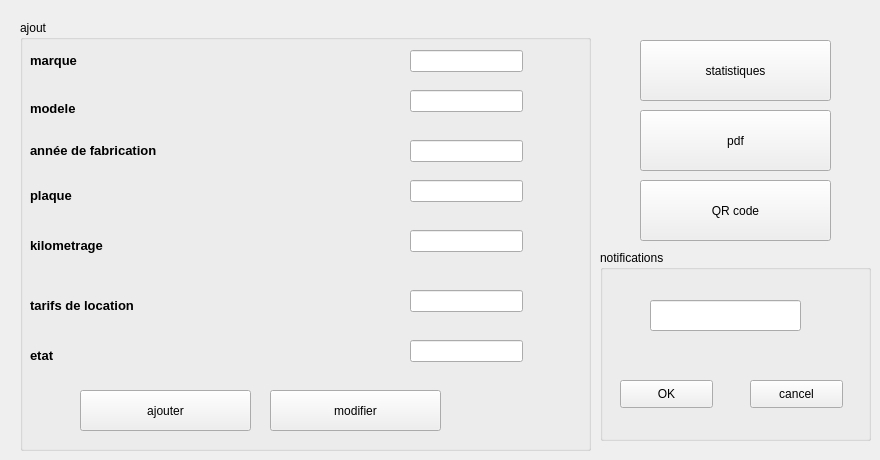
      <widget class="QWidget" name="tab_13">
       <attribute name="title">
        <string>ajouter une voiture</string>
       </attribute>
       <widget class="QGroupBox" name="groupBox_6">
        <property name="geometry">
         <rect>
          <x>20</x>
          <y>20</y>
          <width>571</width>
          <height>431</height>
         </rect>
        </property>
        <property name="title">
         <string>ajout</string>
        </property>
        <widget class="QLabel" name="label_56">
         <property name="geometry">
          <rect>
           <x>10</x>
           <y>30</y>
           <width>81</width>
           <height>21</height>
          </rect>
         </property>
         <property name="font">
          <font>
           <pointsize>10</pointsize>
           <weight>75</weight>
           <bold>true</bold>
          </font>
         </property>
         <property name="text">
          <string>marque</string>
         </property>
        </widget>
        <widget class="QLineEdit" name="le_marque">
         <property name="geometry">
          <rect>
           <x>390</x>
           <y>30</y>
           <width>113</width>
           <height>22</height>
          </rect>
         </property>
        </widget>
        <widget class="QLabel" name="label_57">
         <property name="geometry">
          <rect>
           <x>10</x>
           <y>80</y>
           <width>71</width>
           <height>16</height>
          </rect>
         </property>
         <property name="font">
          <font>
           <pointsize>10</pointsize>
           <weight>75</weight>
           <bold>true</bold>
          </font>
         </property>
         <property name="text">
          <string>modele</string>
         </property>
        </widget>
        <widget class="QLineEdit" name="le_modele">
         <property name="geometry">
          <rect>
           <x>390</x>
           <y>70</y>
           <width>113</width>
           <height>22</height>
          </rect>
         </property>
        </widget>
        <widget class="QLabel" name="label_59">
         <property name="geometry">
          <rect>
           <x>10</x>
           <y>120</y>
           <width>201</width>
           <height>21</height>
          </rect>
         </property>
         <property name="font">
          <font>
           <pointsize>10</pointsize>
           <weight>75</weight>
           <bold>true</bold>
          </font>
         </property>
         <property name="text">
          <string>année de fabrication</string>
         </property>
        </widget>
        <widget class="QLineEdit" name="le_afb">
         <property name="geometry">
          <rect>
           <x>390</x>
           <y>120</y>
           <width>113</width>
           <height>22</height>
          </rect>
         </property>
        </widget>
        <widget class="QLabel" name="label_58">
         <property name="geometry">
          <rect>
           <x>10</x>
           <y>160</y>
           <width>91</width>
           <height>31</height>
          </rect>
         </property>
         <property name="font">
          <font>
           <pointsize>10</pointsize>
           <weight>75</weight>
           <bold>true</bold>
          </font>
         </property>
         <property name="text">
          <string>plaque</string>
         </property>
        </widget>
        <widget class="QLineEdit" name="le_plaque_dimmat">
         <property name="geometry">
          <rect>
           <x>390</x>
           <y>160</y>
           <width>113</width>
           <height>22</height>
          </rect>
         </property>
        </widget>
        <widget class="QLabel" name="label_60">
         <property name="geometry">
          <rect>
           <x>10</x>
           <y>210</y>
           <width>131</width>
           <height>31</height>
          </rect>
         </property>
         <property name="font">
          <font>
           <pointsize>10</pointsize>
           <weight>75</weight>
           <bold>true</bold>
          </font>
         </property>
         <property name="text">
          <string>kilometrage</string>
         </property>
        </widget>
        <widget class="QLineEdit" name="le_kilometrage">
         <property name="geometry">
          <rect>
           <x>390</x>
           <y>210</y>
           <width>113</width>
           <height>22</height>
          </rect>
         </property>
        </widget>
        <widget class="QLabel" name="label_61">
         <property name="geometry">
          <rect>
           <x>10</x>
           <y>320</y>
           <width>61</width>
           <height>31</height>
          </rect>
         </property>
         <property name="font">
          <font>
           <pointsize>10</pointsize>
           <weight>75</weight>
           <bold>true</bold>
          </font>
         </property>
         <property name="text">
          <string>etat</string>
         </property>
        </widget>
        <widget class="QLineEdit" name="le_etat">
         <property name="geometry">
          <rect>
           <x>390</x>
           <y>320</y>
           <width>113</width>
           <height>22</height>
          </rect>
         </property>
        </widget>
        <widget class="QLabel" name="label_62">
         <property name="geometry">
          <rect>
           <x>10</x>
           <y>270</y>
           <width>161</width>
           <height>31</height>
          </rect>
         </property>
         <property name="font">
          <font>
           <pointsize>10</pointsize>
           <weight>75</weight>
           <bold>true</bold>
          </font>
         </property>
         <property name="text">
          <string>tarifs de location</string>
         </property>
        </widget>
        <widget class="QLineEdit" name="le_tarifs">
         <property name="geometry">
          <rect>
           <x>390</x>
           <y>270</y>
           <width>113</width>
           <height>22</height>
          </rect>
         </property>
        </widget>
        <widget class="QPushButton" name="ajouter_vo">
         <property name="geometry">
          <rect>
           <x>60</x>
           <y>370</y>
           <width>171</width>
           <height>41</height>
          </rect>
         </property>
         <property name="text">
          <string>ajouter</string>
         </property>
        </widget>
        <widget class="QPushButton" name="modifier_2">
         <property name="geometry">
          <rect>
           <x>250</x>
           <y>370</y>
           <width>171</width>
           <height>41</height>
          </rect>
         </property>
         <property name="text">
          <string>modifier</string>
         </property>
        </widget>
       </widget>
       <widget class="QPushButton" name="stat_sarah">
        <property name="geometry">
         <rect>
          <x>640</x>
          <y>40</y>
          <width>191</width>
          <height>61</height>
         </rect>
        </property>
        <property name="text">
         <string>statistiques</string>
        </property>
       </widget>
       <widget class="QPushButton" name="pdf_sara">
        <property name="geometry">
         <rect>
          <x>640</x>
          <y>110</y>
          <width>191</width>
          <height>61</height>
         </rect>
        </property>
        <property name="text">
         <string>pdf</string>
        </property>
       </widget>
       <widget class="QPushButton" name="qrcode">
        <property name="geometry">
         <rect>
          <x>640</x>
          <y>180</y>
          <width>191</width>
          <height>61</height>
         </rect>
        </property>
        <property name="text">
         <string>QR code</string>
        </property>
       </widget>
       <widget class="QGroupBox" name="groupBox_9">
        <property name="geometry">
         <rect>
          <x>600</x>
          <y>250</y>
          <width>271</width>
          <height>191</height>
         </rect>
        </property>
        <property name="title">
         <string>notifications</string>
        </property>
        <widget class="QLineEdit" name="dateTimeEditConfig">
         <property name="geometry">
          <rect>
           <x>50</x>
           <y>50</y>
           <width>151</width>
           <height>31</height>
          </rect>
         </property>
        </widget>
        <widget class="QPushButton" name="OK">
         <property name="geometry">
          <rect>
           <x>20</x>
           <y>130</y>
           <width>93</width>
           <height>28</height>
          </rect>
         </property>
         <property name="text">
          <string>OK</string>
         </property>
        </widget>
        <widget class="QPushButton" name="pushButton_20">
         <property name="geometry">
          <rect>
           <x>150</x>
           <y>130</y>
           <width>93</width>
           <height>28</height>
          </rect>
         </property>
         <property name="text">
          <string>cancel</string>
         </property>
        </widget>
       </widget>
      </widget>
